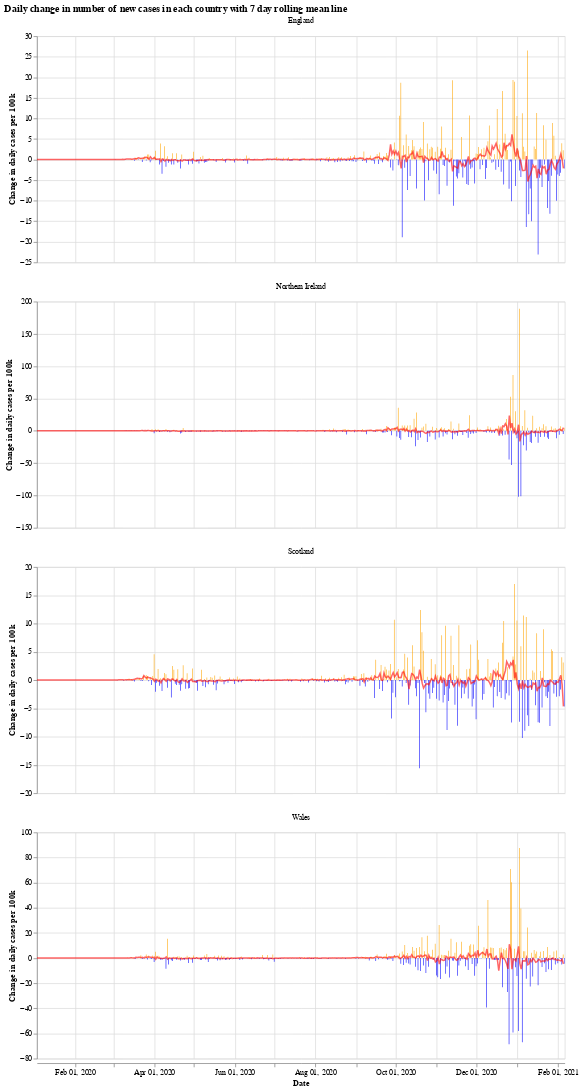

The cell this chart's notebook holds for it:
### Markdown cell above
We will use the Python library `Altair` for visualising the data, see the [altair docs](https://altair-viz.github.io/) for more information.

First we have a graph which shows the daily change in the number of new cases for each country. This number jumps up and down all over the place, which is likely due to delay in reporting of new cases over the weekend. Another interesting thing is that it looks like the daily cases in Wales experienced a much shorter period of calm over the summer (calm in the sense of daily cases not jumping up and down).

The orange bars are days when the number of new cases (per 100k population) was more than the previous day, while the blue are days when the number of new cases dropped. The red line is the 7 day moving average. 

When the moving average line is below 0, it means that there is a consistent drop in new cases. We can see this clearly happening around the times that lockdowns were introduced (though, to varying degrees). I will update the graphs soon with a marker of when each lockdown started.

### Code cell
# collapse
import altair as alt

bars = alt.Chart(uk_cases).mark_bar().encode(
    x=alt.X("yearmonthdate(date):T", axis=alt.Axis(title='Date')),
    y=alt.Y("casesChangeRate:Q", axis=alt.Axis(title='Change in daily cases per 100k')),
    tooltip='casesChange',
    color=alt.condition(
        alt.datum.casesChangeRate > 0,
        alt.value("orange"),  # The positive color
        alt.value("blue")  # The negative color
    )
).properties(title='Daily change in number of new cases with 7 day rolling mean',width=700).interactive()

line = alt.Chart(uk_cases).mark_line(
    color='red',
    size=2,
    opacity=0.6
).transform_window(
    rolling_mean='mean(casesChangeRate)',
    frame=[0, 7],
    groupby=['areaName']
).encode(
    x='yearmonthdate(date):T',
    y='rolling_mean:Q'
)

alt.layer(bars, line, data=uk_cases).facet(alt.Column(
    'areaName', title=''), columns=1).resolve_scale(y='independent').properties(title='Daily change in number of new cases in each country with 7 day rolling mean line')

### Figure 1 — Vega-Lite specification as saved in the notebook (floating-point values rounded to 4 significant figures; data arrays with more than 128 entries replaced by an {"elided": "..."} marker saying what was removed)
{"config": {"view": {"continuousWidth": 400, "continuousHeight": 300}}, "data": {"name": "data-59f048637baf463c7f66ec727ef9ea4d"}, "facet": {"type": "nominal", "field": "areaName", "title": ""}, "spec": {"layer": [{"mark": "bar", "encoding": {"color": {"condition": {"value": "orange", "test": "(datum.casesChangeRate > 0)"}, "value": "blue"}, "tooltip": {"type": "quantitative", "field": "casesChange"}, "x": {"type": "temporal", "axis": {"title": "Date"}, "field": "date", "timeUnit": "yearmonthdate"}, "y": {"type": "quantitative", "axis": {"title": "Change in daily cases per 100k"}, "field": "casesChangeRate"}}, "selection": {"selector001": {"type": "interval", "bind": "scales", "encodings": ["x", "y"]}}, "title": "Daily change in number of new cases with 7 day rolling mean", "width": 700}, {"mark": {"type": "line", "color": "red", "opacity": 0.6, "size": 2}, "encoding": {"x": {"type": "temporal", "field": "date", "timeUnit": "yearmonthdate"}, "y": {"type": "quantitative", "field": "rolling_mean"}}, "transform": [{"window": [{"op": "mean", "field": "casesChangeRate", "as": "rolling_mean"}], "frame": [0, 7], "groupby": ["areaName"]}]}]}, "columns": 1, "resolve": {"scale": {"y": "independent"}}, "title": "Daily change in number of new cases in each country with 7 day rolling mean line", "$schema": "https://vega.github.io/schema/vega-lite/v4.8.1.json", "datasets": {"data-59f048637baf463c7f66ec727ef9ea4d": {"elided": "1600 records"}}}
